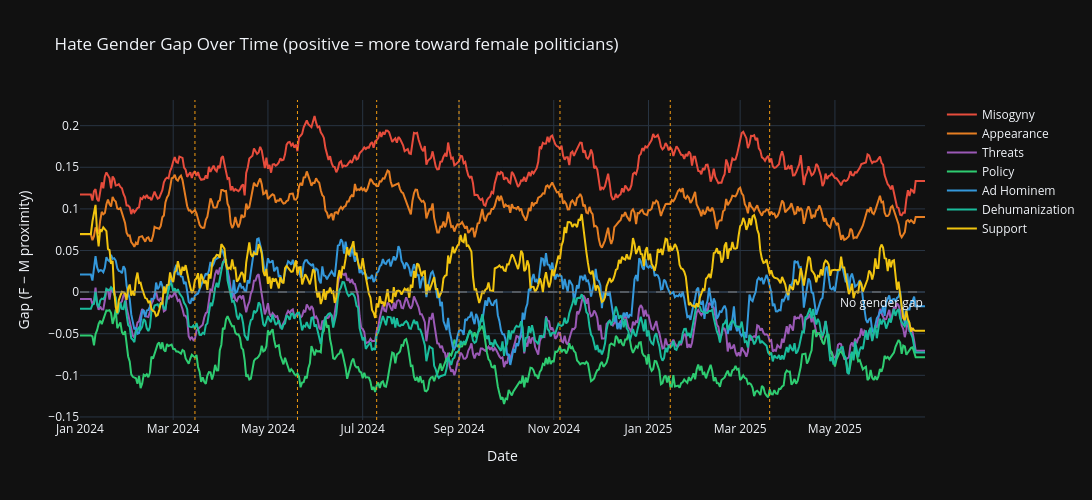
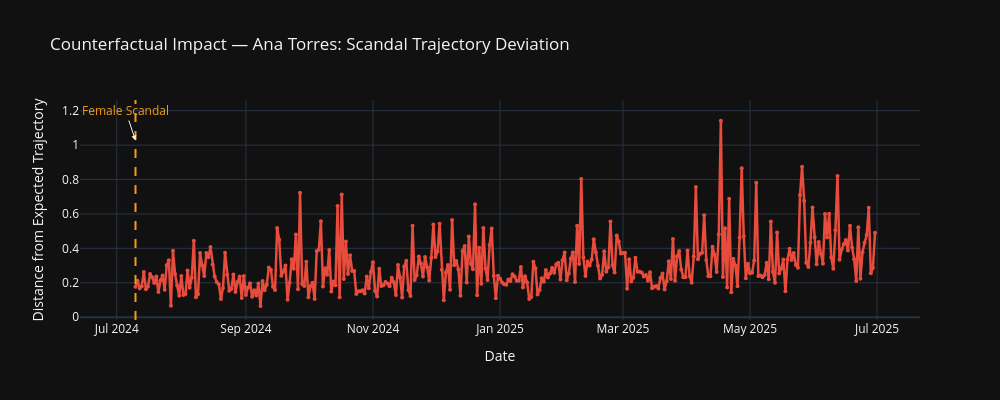

The cell these charts' notebook holds for them, in order:
### Markdown cell above
---
## 5. Gender Gap Evolution & Counterfactual Impact

Track the **hate gender gap** (female − male proximity to each hate anchor) over time.
Use `cvx.counterfactual_trajectory()` to measure how much a specific event (e.g., the
"female scandal") deviated the hate trajectory from its expected course.

### Code cell
# ── 5a. Rolling gender gap per hate anchor ───────────────────────
gap_df = pd.DataFrame(diff_matrix, columns=ANCHOR_NAMES, index=ref_dates)

fig = go.Figure()
colors = ['#e74c3c', '#e67e22', '#9b59b6', '#2ecc71', '#3498db', '#1abc9c', '#f1c40f']

for j, anchor in enumerate(ANCHOR_NAMES):
    fig.add_trace(go.Scatter(
        x=gap_df.index, y=gap_df[anchor],
        mode='lines', line=dict(color=colors[j % len(colors)], width=2),
        name=anchor.replace('_', ' ').title(),
    ))

fig.add_hline(y=0, line_dash='dash', line_color='gray', opacity=0.5,
              annotation_text='No gender gap', annotation_position='bottom right')

date_range = [ref_dates[0], ref_dates[-1]]
fig.update_xaxes(range=date_range)

for event_date, event_name in KEY_EVENTS.items():
    ev_ts = pd.Timestamp(event_date)
    if date_range[0] <= ev_ts <= date_range[1]:
        fig.add_vline(x=ev_ts, line=dict(color=C_EVENT, width=1, dash='dot'))

fig.update_layout(
    title='Hate Gender Gap Over Time (positive = more toward female politicians)',
    xaxis_title='Date', yaxis_title='Gap (F − M proximity)',
    height=500, width=1100, template=TEMPLATE,
)
fig.show()

# ── 5b. Counterfactual: impact of "female scandal" event ────────
# Use timestamps from raw trajectory (not from project_to_anchors which may differ)
scandal_ts = int(pd.Timestamp('2024-07-10').timestamp())
target_pol = 'Ana Torres'
traj_raw = trajectories[target_pol]
proj = projections[target_pol]

# Build projection with raw timestamps
proj_with_raw_ts = [(traj_raw[i][0], proj[i][1]) for i in range(min(len(traj_raw), len(proj)))]

pre = [(ts, d) for ts, d in proj_with_raw_ts if ts < scandal_ts]
post = [(ts, d) for ts, d in proj_with_raw_ts if ts >= scandal_ts]

print(f'Counterfactual split: pre={len(pre)}, post={len(post)} (scandal_ts={scandal_ts})')
print(f'Traj ts range: {traj_raw[0][0]} to {traj_raw[-1][0]}')

if len(pre) >= 20 and len(post) >= 10:
    result = cvx.counterfactual_trajectory(pre, post, scandal_ts)

    print(f'Counterfactual analysis for {target_pol} at "Female Scandal" event:')
    print(f'  Total divergence: {result["total_divergence"]:.4f}')
    print(f'  Max divergence: {result["max_divergence_value"]:.4f} at '
          f'{pd.Timestamp(result["max_divergence_time"], unit="s").date()}')

    div_dates = [pd.Timestamp(ts, unit='s') for ts, _ in result['divergence_curve']]
    div_vals = [v for _, v in result['divergence_curve']]

    fig = go.Figure()
    fig.add_trace(go.Scatter(
        x=div_dates, y=div_vals, mode='lines+markers',
        line=dict(color=C_FEMALE, width=2.5), marker=dict(size=4),
        name='Divergence from counterfactual',
    ))
    fig.add_vline(x=pd.Timestamp('2024-07-10'),
                 line=dict(color=C_EVENT, width=2, dash='dash'))
    fig.add_annotation(
        x=pd.Timestamp('2024-07-10'), y=max(div_vals) * 0.9,
        text='Female Scandal', showarrow=True, arrowhead=2,
        font=dict(color=C_EVENT, size=12),
    )
    fig.update_layout(
        title=f'Counterfactual Impact — {target_pol}: Scandal Trajectory Deviation',
        xaxis_title='Date', yaxis_title='Distance from Expected Trajectory',
        height=400, width=1000, template=TEMPLATE,
    )
    fig.show()
else:
    print(f'Insufficient data for counterfactual')

### Figure 1 — Plotly figure (JSON) as saved in the notebook; plotly's stock layout.template omitted (floating-point values rounded to 4 significant figures; data arrays with more than 128 entries replaced by an {"elided": "..."} marker saying what was removed)
{"data": [{"line": {"color": "#e74c3c", "width": 2}, "mode": "lines", "name": "Misogyny", "type": "scatter", "x": {"elided": "545 str values"}, "y": {"elided": "545 float values"}}, {"line": {"color": "#e67e22", "width": 2}, "mode": "lines", "name": "Appearance", "type": "scatter", "x": {"elided": "545 str values"}, "y": {"elided": "545 float values"}}, {"line": {"color": "#9b59b6", "width": 2}, "mode": "lines", "name": "Threats", "type": "scatter", "x": {"elided": "545 str values"}, "y": {"elided": "545 float values"}}, {"line": {"color": "#2ecc71", "width": 2}, "mode": "lines", "name": "Policy", "type": "scatter", "x": {"elided": "545 str values"}, "y": {"elided": "545 float values"}}, {"line": {"color": "#3498db", "width": 2}, "mode": "lines", "name": "Ad Hominem", "type": "scatter", "x": {"elided": "545 str values"}, "y": {"elided": "545 float values"}}, {"line": {"color": "#1abc9c", "width": 2}, "mode": "lines", "name": "Dehumanization", "type": "scatter", "x": {"elided": "545 str values"}, "y": {"elided": "545 float values"}}, {"line": {"color": "#f1c40f", "width": 2}, "mode": "lines", "name": "Support", "type": "scatter", "x": {"elided": "545 str values"}, "y": {"elided": "545 float values"}}], "layout": {"annotations": [{"showarrow": false, "text": "No gender gap", "x": 1, "xanchor": "right", "xref": "x domain", "y": 0, "yanchor": "top", "yref": "y"}], "height": 500, "shapes": [{"line": {"color": "gray", "dash": "dash"}, "opacity": 0.5, "type": "line", "x0": 0, "x1": 1, "xref": "x domain", "y0": 0, "y1": 0, "yref": "y"}, {"line": {"color": "#f39c12", "dash": "dot", "width": 1}, "type": "line", "x0": "2024-03-15T00:00:00", "x1": "2024-03-15T00:00:00", "xref": "x", "y0": 0, "y1": 1, "yref": "y domain"}, {"line": {"color": "#f39c12", "dash": "dot", "width": 1}, "type": "line", "x0": "2024-05-20T00:00:00", "x1": "2024-05-20T00:00:00", "xref": "x", "y0": 0, "y1": 1, "yref": "y domain"}, {"line": {"color": "#f39c12", "dash": "dot", "width": 1}, "type": "line", "x0": "2024-07-10T00:00:00", "x1": "2024-07-10T00:00:00", "xref": "x", "y0": 0, "y1": 1, "yref": "y domain"}, {"line": {"color": "#f39c12", "dash": "dot", "width": 1}, "type": "line", "x0": "2024-09-01T00:00:00", "x1": "2024-09-01T00:00:00", "xref": "x", "y0": 0, "y1": 1, "yref": "y domain"}, {"line": {"color": "#f39c12", "dash": "dot", "width": 1}, "type": "line", "x0": "2024-11-05T00:00:00", "x1": "2024-11-05T00:00:00", "xref": "x", "y0": 0, "y1": 1, "yref": "y domain"}, {"line": {"color": "#f39c12", "dash": "dot", "width": 1}, "type": "line", "x0": "2025-01-15T00:00:00", "x1": "2025-01-15T00:00:00", "xref": "x", "y0": 0, "y1": 1, "yref": "y domain"}, {"line": {"color": "#f39c12", "dash": "dot", "width": 1}, "type": "line", "x0": "2025-03-20T00:00:00", "x1": "2025-03-20T00:00:00", "xref": "x", "y0": 0, "y1": 1, "yref": "y domain"}], "title": {"text": "Hate Gender Gap Over Time (positive = more toward female politicians)"}, "width": 1100, "xaxis": {"range": ["2024-01-01T00:00:00", "2025-06-28T00:00:00"], "title": {"text": "Date"}}, "yaxis": {"title": {"text": "Gap (F − M proximity)"}}}}

### Figure 2 — Plotly figure (JSON) as saved in the notebook; plotly's stock layout.template omitted (floating-point values rounded to 4 significant figures; data arrays with more than 128 entries replaced by an {"elided": "..."} marker saying what was removed)
{"data": [{"line": {"color": "#e74c3c", "width": 2.5}, "marker": {"size": 4}, "mode": "lines+markers", "name": "Divergence from counterfactual", "type": "scatter", "x": {"elided": "356 str values"}, "y": {"elided": "356 float values"}}], "layout": {"annotations": [{"arrowhead": 2, "font": {"color": "#f39c12", "size": 12}, "showarrow": true, "text": "Female Scandal", "x": "2024-07-10T00:00:00", "y": 1.027}], "height": 400, "shapes": [{"line": {"color": "#f39c12", "dash": "dash", "width": 2}, "type": "line", "x0": "2024-07-10T00:00:00", "x1": "2024-07-10T00:00:00", "xref": "x", "y0": 0, "y1": 1, "yref": "y domain"}], "title": {"text": "Counterfactual Impact — Ana Torres: Scandal Trajectory Deviation"}, "width": 1000, "xaxis": {"title": {"text": "Date"}}, "yaxis": {"title": {"text": "Distance from Expected Trajectory"}}}}
